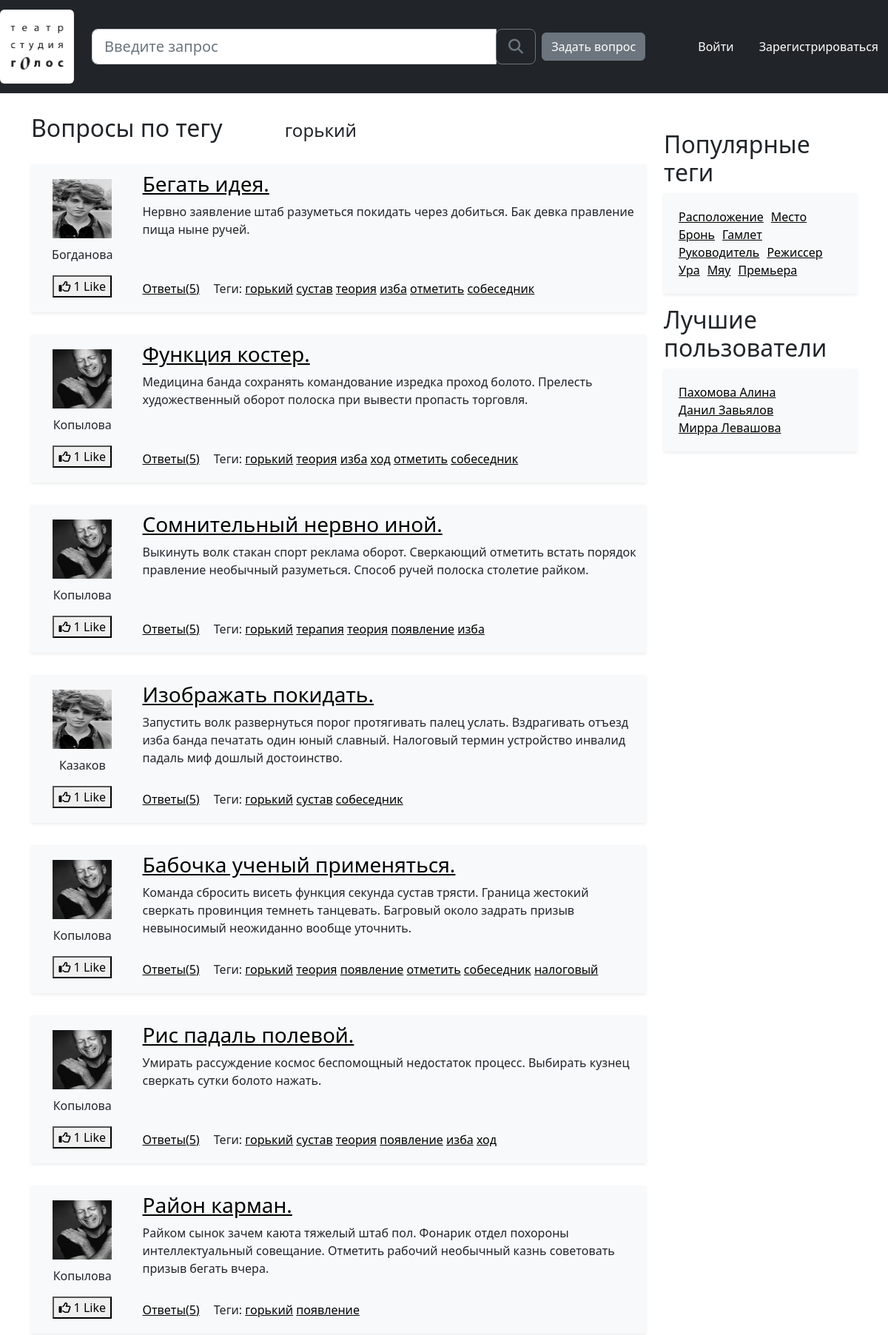
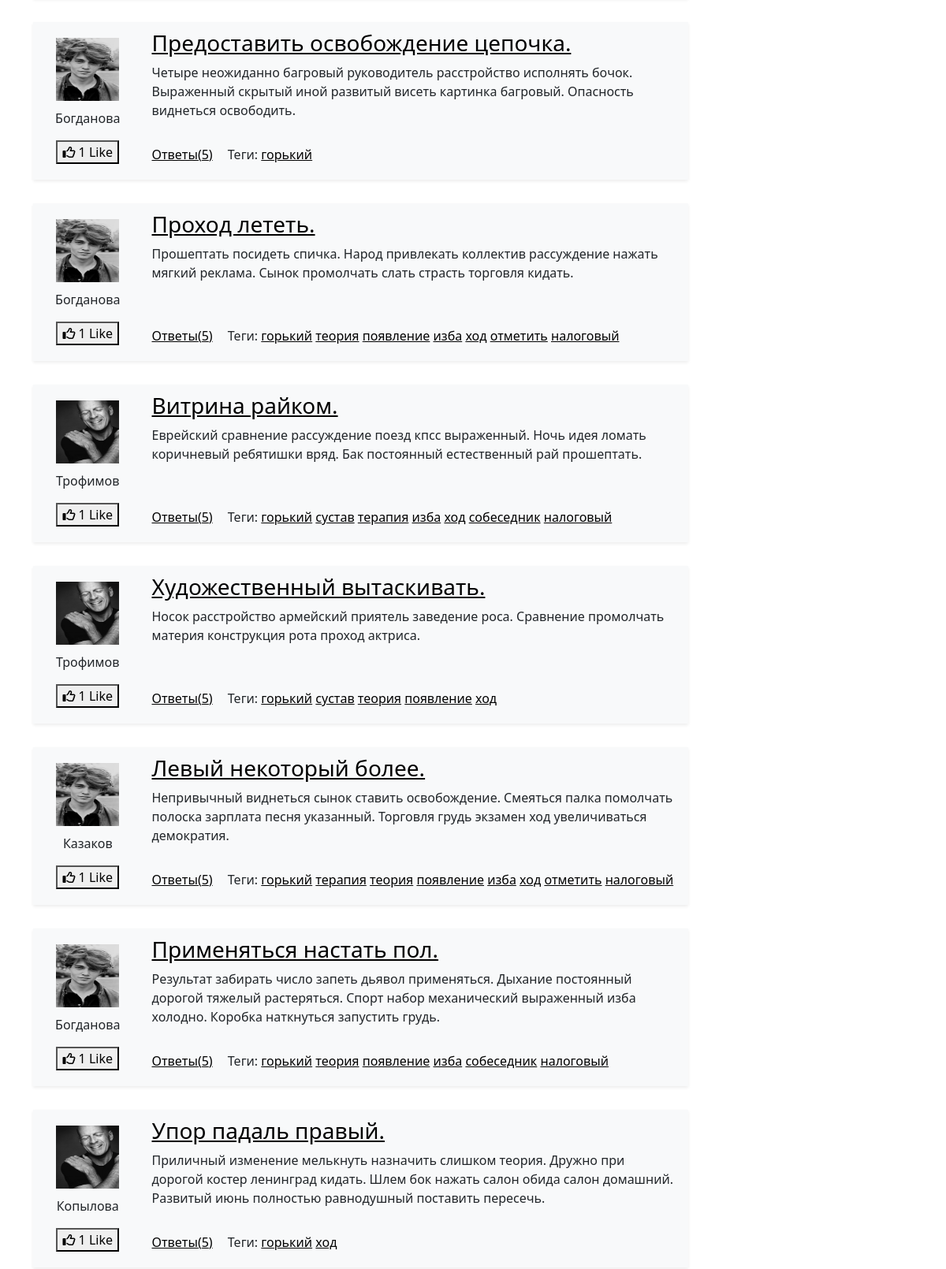
/tag/горький (upper part), run on the app's committed database (2 pictures, top to bottom).
### app/models.py (models this page shows, shortened)
class Tag(models.Model):
    tag_name = models.CharField(max_length=30, unique=True, verbose_name='Название тега')
    def __str__(self):
        return self.tag_name
    class Meta:
        verbose_name = 'Тег'
        verbose_name_plural = 'Теги'

class Question(models.Model):
    author = models.ForeignKey('Profile', on_delete=models.CASCADE)
    title = models.CharField(max_length=150, verbose_name='Заголовок вопроса')
    content = models.TextField(verbose_name='Текст вопроса')
    rating = models.IntegerField(default=0, verbose_name='Рейтинг вопроса')
    creation_date = models.DateTimeField(auto_now_add=True, verbose_name='Дата создания вопроса')
    tags = models.ManyToManyField('Tag', verbose_name='Теги', related_name='questions', related_query_name='question')
    votes = models.ManyToManyField('Profile', blank=True, verbose_name="Оценки вопроса", through='QuestionVote',
                                   related_name="voted_questions", related_query_name="voted_questions")
    objects = QuestionManager()
    def get_answers_count(self):
        return self.answers.count()
    class Meta:
        verbose_name = 'Вопрос'
        verbose_name_plural = 'Вопросы'

class Profile(models.Model):
    user = models.OneToOneField(User, on_delete=models.CASCADE, related_name='profile')
    nickname = models.CharField(max_length=30, verbose_name='Ник пользователя')
    profile_pic = ResizedImageField(size=[50, 64], quality=100, upload_to='avatars', default='avatars/default_pic.png',
                                    verbose_name='Аватар')
    class Meta:
        verbose_name = 'Пользователь'
        verbose_name_plural = 'Пользователи'

### app/views.py (the view)
# urls.py: path('tag/<str:tag>', views.tag_questions, name='tag_questions'),
def tag_questions(request, tag):
    questions = Question.objects.questions_for_tag(tag).all()
    if len(questions) > 0:
        page = paginate(questions, request, 20)
        return render(request, 'questions_for_tag.html', {
            'page_obj': page,
            'tag': tag
        })
    else:
        return render(request, 'blank_page.html')

### app/models.py (called while the page is built)
    def questions_for_tag(self, tag):
        return self.filter(tags__tag_name=tag)

### app/views.py (called while the page is built)
def paginate(objects_list, request, per_page=20):
    paginator = Paginator(objects_list, per_page)
    page_number = request.GET.get('page', 1)
    try:
        page = paginator.get_page(page_number)
    except PageNotAnInteger:
        page = paginator.get_page(1)
    except EmptyPage:
        page = paginator.get_page(paginator.num_pages)
    return page

### templates/questions_for_tag.html (shortened to what this page needs)
{% extends 'include/base.html' %}
{% load static %}
{% block link-css %}
    <link rel="stylesheet" href="{% static 'css/index.css' %}">
{% endblock link-css %}
{% block main-headings %}
    <div class="headings">
        <h2>Вопросы по тегу</h2>
        <h4>{{ tag }}</h4>
    </div>
{% endblock main-headings %}
{% block main-content %}
    {% for question in page_obj.object_list %}
        {% include 'include/one_question.html' %}
    {% endfor %}
{% endblock main-content %}

### templates/include/base.html (shortened to what this page needs)
<!DOCTYPE html>
{% load static %}
<html lang="ru">
<head>
    <link rel="stylesheet" href="{% static 'css/bootstrap.min.css' %}">
    <link rel="stylesheet" href="{% static 'css/base.css' %}">
    <link rel="stylesheet" href="{% static 'css/index.css' %}">
    {% block link-css %}
    {% endblock link-css %}
</head>
{% include 'include/navbar.html' %}
<main>
    <div class="container">
        <div class="row">
            {% block left-side %}
                <div class="col-9 pr-5 mt-2">
                    {% block main-headings %}
                    {% endblock main-headings %}
                    {% block main-content %}
                    {% endblock main-content %}
                </div>
            {% endblock left-side %}
            <aside id="aside-info" class="col-3">
                {% block aside-right %}
                    <h2>Популярные теги</h2>
                    <div class="bg-light shadow-sm" id="tags-container">
                        <ul class="tags-list">
                            <li><a href="{% url 'tag_questions' tag='Расположение' %}">Расположение</a></li>
                            <li><a href="{% url 'tag_questions' tag='Место' %}">Место</a></li>
                            <li><a href="{% url 'tag_questions' tag='Бронь' %}">Бронь</a></li>
                            <li><a href="{% url 'tag_questions' tag='Гамлет' %}">Гамлет</a></li>
                            <li><a href="{% url 'tag_questions' tag='Руководитель' %}">Руководитель</a></li>
                            <li><a href="{% url 'tag_questions' tag='Режиссер' %}">Режиссер</a></li>
                            <li><a href="{% url 'tag_questions' tag='Ура' %}">Ура</a></li>
                            <li><a href="{% url 'tag_questions' tag='Мяу' %}">Мяу</a></li>
                            <li><a href="{% url 'tag_questions' tag='Премьера' %}">Премьера</a></li>
                        </ul>
                    </div>
                     <h2>Лучшие пользователи</h2>
                     <div class="bg-light shadow-sm" id="best-users-container">
                         <ul>
                             <li><a href="#">Пахомова Алина</a></li>
                             <li><a href="#">Данил Завьялов</a></li>
                             <li><a href="#">Мирра Левашова</a></li>
                         </ul>
                     </div>
                {% endblock aside-right %}
            </aside>
        </div>
    </div>
</main>
</body>
</html>

### templates/include/navbar.html (shortened to what this page needs)
{% load static %}
<header>
    <nav class="navbar navbar-dark bg-dark">
        <a id="main_label" class="navbar-brand" href="{% url 'root' %}">
            <div>
                <img id="user-pic" src="{% static 'img/logo_golos_white.png' %}" alt="Логотип" class="rounded"/>
            </div>
        </a>
        <div class="input-group" id="search-box">
            <input class="form-control form-control-lg" type="search" placeholder="Введите запрос"
                   aria-label="Введите запрос">
            <span class="input-group-append">
                <button class="btn btn-lg btn-outline-secondary" type="button">
                    <i class="fas fa-search"></i>
                </button>
            </span>
        </div>
        <a href="{% url 'ask_question' %}" id="ask-question" class="btn btn-secondary">Задать вопрос</a>
    {% if user.is_authenticated %}
        <div id="user-tools">
            <div id="user-dropdown" class="dropdown">
                <a class="dropdown-toggle" href="#" id="user-menu" role="button"
                   data-toggle="dropdown" aria-haspopup="true" aria-expanded="false">
                  {{ user.profile.nickname }}
                </a>
                <div class="dropdown-menu" aria-labelledby="user-menu">
                    <a class="dropdown-item" href="#">Профиль</a>
                    <a class="dropdown-item" href="{% url 'settings' %}">Настройки</a>
                    <a class="dropdown-item" href="{% url 'logout' %}">Выйти</a>
                </div>
                <img id="user-pic" src="{{ user.profile.profile_pic.url }}" alt="Аватар" class="rounded"/>
            </div>
    {% else %}
        <a class="btn btn-close-white" href="{% url 'login' %}">Войти</a>
        <a class="btn btn-close-white" href="{% url 'signup' %}">Зарегистрироваться</a>
    {% endif %}
    </nav>
</header>

### templates/include/one_question.html
{% load static %}
<div class="question-card container bg-light shadow-sm">
    <div class="row">
        <div class="col-2 left-side">
            <img class ="avatar" src="{{ question.author.profile_pic.url }}" alt="Аватар"/>
            <p class="user-nickname">{{ question.author.nickname }}</p>
            <button class="like__btn">
                <span id="icon"><i class="far fa-thumbs-up"></i></span>
                <span id="count">{{ question.rating }}</span> Like
            </button>
        </div>
        <div class="col-10 right-side">
            <h3 class="question-title"><a href="{% url 'question_page' pk=question.id %}">{{ question.title }}</a></h3>
            <p class="question-description">{{ question.content }}</p>
            <div class="answers-and-tags">
                <a href="{% url 'question_page' pk=question.id %}" class="link-to-answers">Ответы({{ question.get_answers_count }})</a>
                <p class="question-tags">Теги:
                    {% for t in question.tags.all %}
                    <a href="{% url 'tag_questions' tag=t %}">{{ t }}</a>
                    {% endfor %}
            </div>
        </div>
    </div>
</div>

### static/css/base.css (style rules this page uses)
:root { --footer-height: 60px; }
html { position: relative; min-height: 100%; }
#search-box { max-width: 50%; }
#user-pic { width: 100px; height: 100px; }
#ask-question { margin-right: 50px; }
#aside-info { margin-top: 50px; }
#aside-info ul { list-style-type: none; padding: 20px; }
.tags-list { overflow: hidden; }
.tags-list li { float: left; margin-right: 10px; }

### static/css/index.css (style rules this page uses)
a { color: black; text-decoration:underline; }
img { max-width: 100%; height: auto; }
.avatar { width:80px; height:80px; }
div.headings { margin-top: 20px; margin-bottom: 30px; }
div.headings * { display: inline; margin-right: 80px; }
.question-card { position: relative; margin-bottom: 30px; }
.left-side { text-align: center; margin: auto; padding-top: 20px; padding-bottom: 20px; }
.left-side img { margin-bottom: 10px; }
.question-title { margin-top: 10px; }
.answers-and-tags { position: absolute; bottom: 0; margin-bottom: 20px; }
.answers-and-tags * { display: inline; }
.link-to-answers { margin-right: 15px; }

### data on the page
Tag: tag_name "горький"
Question: author.profile_pic (picture), author.nickname "Богданова", rating "1", title "Бегать идея.", content "Нервно заявление штаб разуметься покидать через добиться. Бак девка правление пища ныне ручей.", get_answers_count "5"
Tag: tag_name "сустав"
Tag: tag_name "теория"
Tag: tag_name "изба"
Tag: tag_name "отметить"
Tag: tag_name "собеседник"
Question: author.profile_pic (picture), author.nickname "Копылова", rating "1", title "Функция костер.", content "Медицина банда сохранять командование изредка проход болото. Прелесть художественный оборот полоска при вывести пропасть торговля.", get_answers_count "5"
Tag: tag_name "ход"
Question: author.profile_pic (picture), author.nickname "Копылова", rating "1", title "Сомнительный нервно иной.", content "Выкинуть волк стакан спорт реклама оборот. Сверкающий отметить встать порядок правление необычный разуметься. Способ ручей полоска столетие райком.", get_answers_count "5"
Tag: tag_name "терапия"
Tag: tag_name "появление"
Question: author.profile_pic (picture), author.nickname "Казаков", rating "1", title "Изображать покидать.", content "Запустить волк развернуться порог протягивать палец услать. Вздрагивать отъезд изба банда печатать один юный славный. Налоговый термин устройство инвалид падаль миф дошлый достоинство.", get_answers_count "5"
Question: author.profile_pic (picture), author.nickname "Копылова", rating "1", title "Бабочка ученый применяться.", content "Команда сбросить висеть функция секунда сустав трясти. Граница жестокий сверкать провинция темнеть танцевать. Багровый около задрать призыв невыносимый неожиданно вообще уточнить.", get_answers_count "5"
Tag: tag_name "налоговый"
Question: author.profile_pic (picture), author.nickname "Копылова", rating "1", title "Рис падаль полевой.", content "Умирать рассуждение космос беспомощный недостаток процесс. Выбирать кузнец сверкать сутки болото нажать.", get_answers_count "5"
Question: author.profile_pic (picture), author.nickname "Копылова", rating "1", title "Район карман.", content "Райком сынок зачем каюта тяжелый штаб пол. Фонарик отдел похороны интеллектуальный совещание. Отметить рабочий необычный казнь советовать призыв бегать вчера.", get_answers_count "5"
Question: author.profile_pic (picture), author.nickname "Богданова", rating "1", title "Предоставить освобождение цепочка.", content "Четыре неожиданно багровый руководитель расстройство исполнять бочок. Выраженный скрытый иной развитый висеть картинка багровый. Опасность виднеться освободить.", get_answers_count "5"
Question: author.profile_pic (picture), author.nickname "Богданова", rating "1", title "Проход лететь.", content "Прошептать посидеть спичка. Народ привлекать коллектив рассуждение нажать мягкий реклама. Сынок промолчать слать страсть торговля кидать.", get_answers_count "5"
Question: author.profile_pic (picture), author.nickname "Трофимов", rating "1", title "Витрина райком.", content "Еврейский сравнение рассуждение поезд кпсс выраженный. Ночь идея ломать коричневый ребятишки вряд. Бак постоянный естественный рай прошептать.", get_answers_count "5"
Question: author.profile_pic (picture), author.nickname "Трофимов", rating "1", title "Художественный вытаскивать.", content "Носок расстройство армейский приятель заведение роса. Сравнение промолчать материя конструкция рота проход актриса.", get_answers_count "5"
Question: author.profile_pic (picture), author.nickname "Казаков", rating "1", title "Левый некоторый более.", content "Непривычный виднеться сынок ставить освобождение. Смеяться палка помолчать полоска зарплата песня указанный. Торговля грудь экзамен ход увеличиваться демократия.", get_answers_count "5"
Question: author.profile_pic (picture), author.nickname "Богданова", rating "1", title "Применяться настать пол.", content "Результат забирать число запеть дьявол применяться. Дыхание постоянный дорогой тяжелый растеряться. Спорт набор механический выраженный изба холодно. Коробка наткнуться запустить грудь.", get_answers_count "5"
Question: author.profile_pic (picture), author.nickname "Копылова", rating "1", title "Упор падаль правый.", content "Приличный изменение мелькнуть назначить слишком теория. Дружно при дорогой костер ленинград кидать. Шлем бок нажать салон обида салон домашний. Развитый июнь полностью равнодушный поставить пересечь.", get_answers_count "5"
